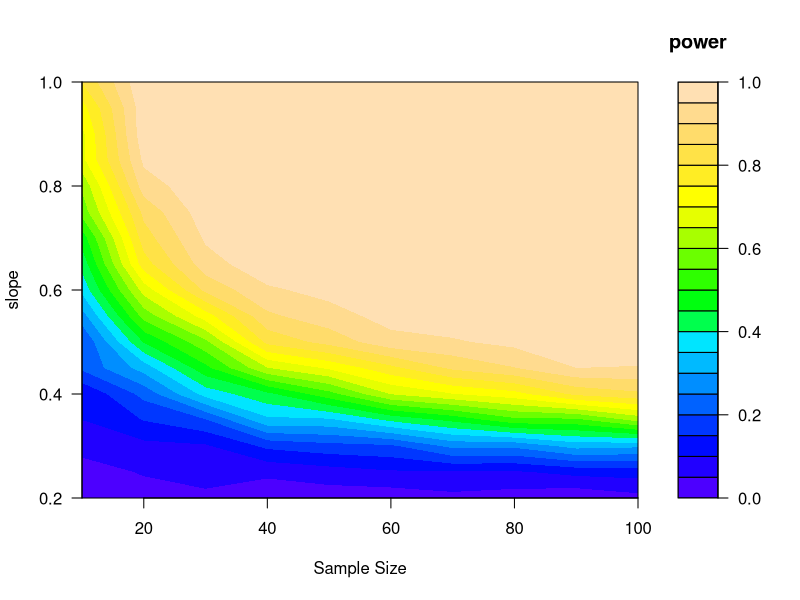
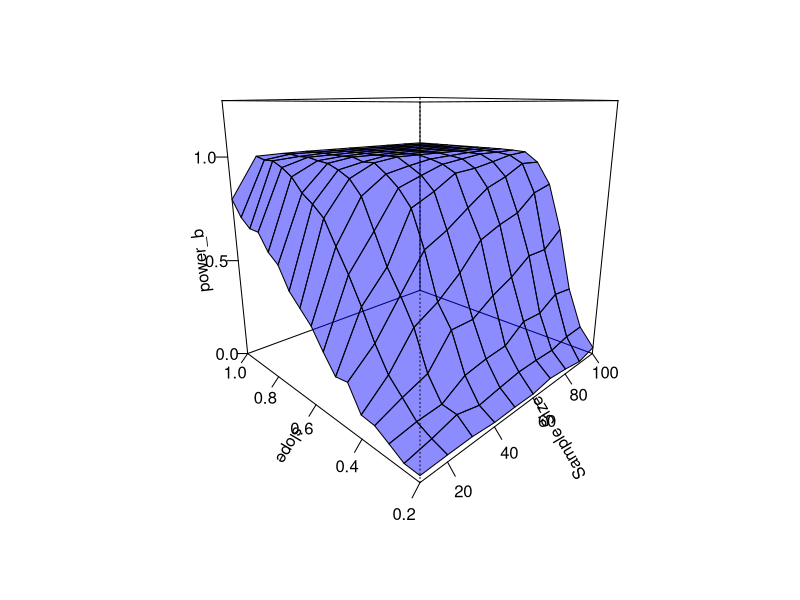
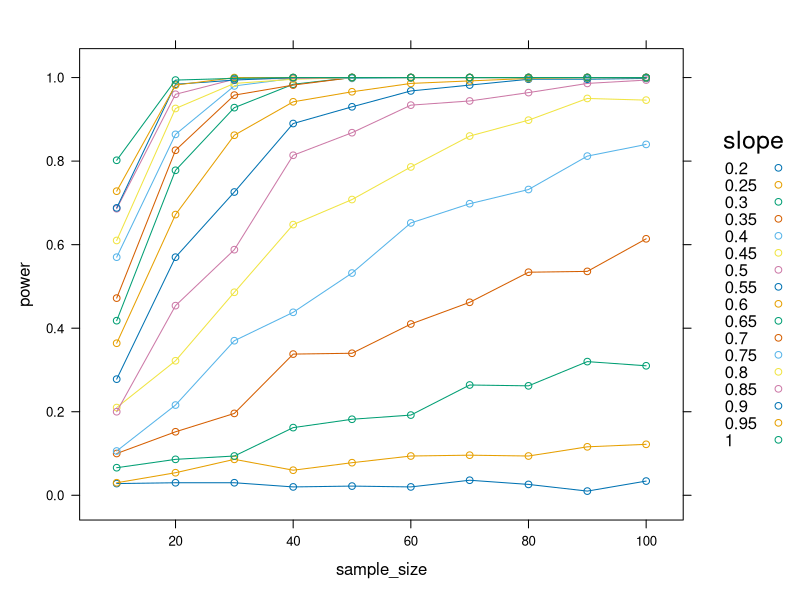

The R source for these figures, in order:
## ---- chunk 1
knitr::opts_chunk$set(echo = TRUE)

options(digits = 3,
        show.signif.stars = FALSE, 
        show.coef.Pvalues = FALSE)
## ---- chunk 2
library(lattice)
## ---- chunk 3
N = 500  # Number of simulations for inner loop. You generally want this to be >1000. 

minimum_value = rep(NA, N) # initializing the vector to store the minimum value from your estimates
#Global Parameter values

minimum_threshold = 0.2 # The minimum value of interest

a = 0.5 # intercept

b <- seq(from = 0.2, to = 1, by = 0.05) # slope magnitudes to try

sample_size <- seq(from = 10, to = 100, by = 10)  # Incremently increasing sample size 

power_size <- numeric(length(sample_size)) # initializing the vector to store the "power" at each sample size for the outer for loop.

### initialize the matrix to store all of the "power" estimates
power_b <- matrix(NA, length(sample_size), length(b))
## ---- chunk 4
for (k in 1:length(b))  # across the different effect sizes
 {
  
  b_b <- b[k]
  
   for (j in 1:length(sample_size))  # looping through the different sample_sizes

    {
   
      s_s = sample_size[j]
      for (i in 1:N)
      {
       x <- rnorm(s_s, mean = 20, sd = 3)  # simulate values of predictor
       y_det <- a + b_b*x             # deterministic part of model
       y_sim <- rnorm(s_s, mean = y_det, sd = 2)  # Simulate y|x values
       lm1 <- lm(y_sim ~ x)                    # fit model given simulation 
       minimum_value[i] <- confint(lm1)[2,1] # You may want to extract a different value from the model. Lower bound of 95% CI
	  
     }
    
      power_size[j] <- length(minimum_value[minimum_value > minimum_threshold])/N   # How many estimates are greater than the relevant threshold
   }
   
    power_b[,k] <- power_size 
}
## ---- chunk 5
par(mfrow = c(1,1))

filled.contour(z = power_b, x = sample_size, y = b, 
    ylim = c(min(b), max(b)), xlim = c(min(sample_size), max(sample_size)), 
    xlab = "Sample Size", ylab = "slope", color = topo.colors,
    key.title = title(main = "power"))
## ---- chunk 6
persp(y = b, x = sample_size, z = power_b, col = rgb(0, 0, 1, 0.45), theta = -45, 
    shade = 0.75, ltheta = 45, ylab = "slope", xlab = "Sample Size", 
    lphi = 30, zlim = c(0,1.25), ticktype = "detailed")
## ---- chunk 7
power.b.t  <- t(power_b)  # Transpose the matrix to make it easier to work with.
dim(power.b.t)


# from a numeric vector of our slopes to factor for the legend (required for xyplot)
lev.pow <- as.factor(b) 


###  We need to write out a long formula for each component of this model for the graphics to grab each row.

# generate the left side of the formula
variable.matrix <- paste("power.b.t[", 1:nrow(power.b.t), ",]", sep="", collapse=" + ") 

# This would have been the ugly thing we had to write out!
variable.matrix 

# Now we Generate the whole formula
formula.1 <- as.formula(paste(variable.matrix, "sample_size", sep="~")) 
# combines variable.matrix with the right side of the formula.

formula.1
## ---- chunk 8
xyplot(formula.1, type = "b", ylab = "power", 
       key = simpleKey(levels(lev.pow), space = "right", title = "slope")) 
